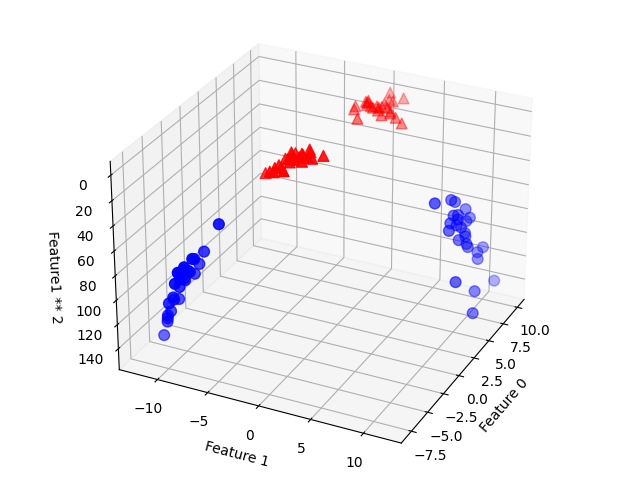

Reproduce this figure in Python.
import mglearn.plots
import numpy as np
from matplotlib import pyplot as plt
from mpl_toolkits.mplot3d import Axes3D
from sklearn.datasets import make_blobs
from sklearn.svm import LinearSVC


def execute():
    X, y = make_blobs(centers=4, random_state=8)
    y = y % 2
    X_new = np.hstack([X, X[:, 1:] ** 2])

    linear_svm = LinearSVC().fit(X, y)

    fig = plt.figure()
    ax = Axes3D(fig, elev=-152, azim=-26)
    mask = y == 0
    ax.scatter(X_new[mask, 0], X_new[mask, 1], X_new[mask, 2], c='b', cmap=mglearn.cm2, s=60)
    ax.scatter(X_new[~mask, 0], X_new[~mask, 1], X_new[~mask, 2], c='r', marker='^', cmap=mglearn.cm2, s=60)
    ax.set_xlabel("Feature 0")
    ax.set_ylabel("Feature 1")
    ax.set_zlabel("Feature1 ** 2")
    fig.savefig('svm/svm.png')
